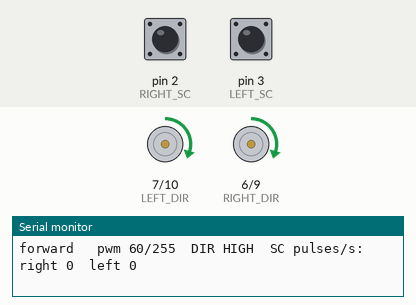
Bench run of a sketch on a simulated Arduino Uno, built with avr-gcc and run on an emulated ATmega328P. On the bench: direction and speed pins drawn as motors (green arrow = direction pin HIGH = forward, orange = LOW = backward, longer = more drive), the last lines printed to the serial monitor. Inputs (shaded band) come from the test bench; at power-on: pin 2 (RIGHT_SC) LOW, pin 3 (LEFT_SC) LOW.

Above: at 1.5 s.
At 6.5 s:
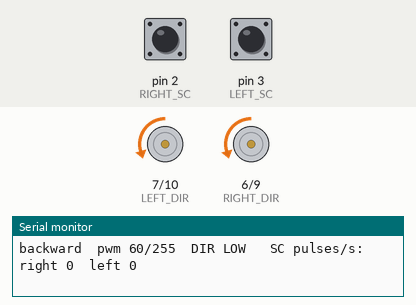
At 9.0 s:
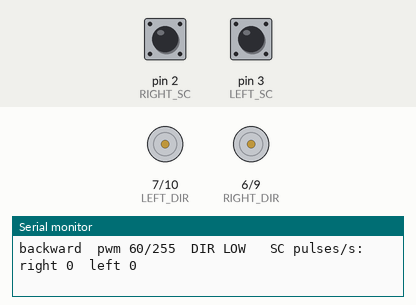
Timing chart, 0 to 13.0 s (numbered marks = the images above):
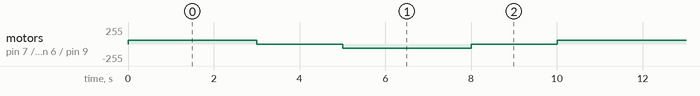

The sketch:

pwm_test.ino
```cpp
// Wiring test, no speed loop: is it the wiring / driver or the firmware? WHEELS OFF THE GROUND.
//
// Uses plain analogWrite() on the same pins as balance_bot_atmega (Uno / Nano / Mega 2560):
//   right driver: PWM throttle D9, SC D2, DIR D6      left driver: PWM throttle D10, SC D3, DIR D7
//
// Repeats: 3 s forward at THROTTLE, 2 s off, 3 s backward, 2 s off. Prints the PWM value, DIR level and the SC pulses
// counted per second on each wheel (Serial Monitor 115200 baud).
//   Motors turn here but not with balance_bot_atmega -> firmware problem, tell Claude.
//   Motors don't turn here either -> wiring / driver: see the checks in arduino/README.md ("Motors don't move").

const uint8_t RIGHT_PWM = 9, LEFT_PWM = 10, RIGHT_DIR = 6, LEFT_DIR = 7, RIGHT_SC = 2, LEFT_SC = 3;
const uint8_t THROTTLE = 60;  // of 255 (~25 %)

volatile uint32_t rightPulses = 0, leftPulses = 0;
void onRight() { rightPulses++; }
void onLeft() { leftPulses++; }

void setThrottle(uint8_t pwm, bool forward) {
  digitalWrite(RIGHT_DIR, forward ? HIGH : LOW);
  digitalWrite(LEFT_DIR, forward ? HIGH : LOW);
  analogWrite(RIGHT_PWM, pwm);
  analogWrite(LEFT_PWM, pwm);
}

void runFor(const char* label, uint8_t pwm, bool forward, uint8_t seconds) {
  setThrottle(pwm, forward);
  for (uint8_t s = 0; s < seconds; s++) {
    noInterrupts();
    rightPulses = leftPulses = 0;
    interrupts();
    delay(1000);
    noInterrupts();
    uint32_t r = rightPulses, l = leftPulses;
    interrupts();
    Serial.print(label);
    Serial.print(F("  pwm "));
    Serial.print(pwm);
    Serial.print(F("/255  DIR "));
    Serial.print(forward ? F("HIGH") : F("LOW "));
    Serial.print(F("  SC pulses/s: right "));
    Serial.print(r);
    Serial.print(F("  left "));
    Serial.println(l);
  }
}

void setup() {
  Serial.begin(115200);
  pinMode(RIGHT_DIR, OUTPUT);
  pinMode(LEFT_DIR, OUTPUT);
  pinMode(RIGHT_PWM, OUTPUT);
  pinMode(LEFT_PWM, OUTPUT);
  pinMode(RIGHT_SC, INPUT);
  pinMode(LEFT_SC, INPUT);
  attachInterrupt(digitalPinToInterrupt(RIGHT_SC), onRight, CHANGE);
  attachInterrupt(digitalPinToInterrupt(LEFT_SC), onLeft, CHANGE);
  Serial.println(F("# pwm_test: D9/D10 throttle, D6/D7 DIR, SC on D2/D3. Wheels off the ground!"));
}

void loop() {
  runFor("forward ", THROTTLE, true, 3);
  runFor("off     ", 0, true, 2);
  runFor("backward", THROTTLE, false, 3);
  runFor("off     ", 0, false, 2);
}
```

Measured:
- by itself, motor on pin 7 (LEFT_DIR) / pin 10 (LEFT_PWM), motor on pin 6 (RIGHT_DIR) / pin 9 (RIGHT_PWM): repeats every 10.0 s: stopped 2.0 s, backward 60/255 3.0 s, stopped 2.0 s, forward 60/255 3.0 s
